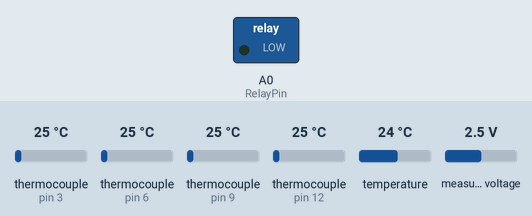
Recording of a sketch running on a simulated Arduino Uno, built with avr-gcc and run on an emulated ATmega328P. Parts: switched loads named in the sketch (green lamp = pin HIGH). Inputs (shaded band) come from the test bench; at power-on: thermocouple (sensors on pin 3, pin 6, pin 9, pin 12) 25 °C, temperature 24 °C, measured voltage 2.5 V. What the sketch prints to the serial monitor is not drawn.

Above: at 1.1 s.
At 126.5 s:
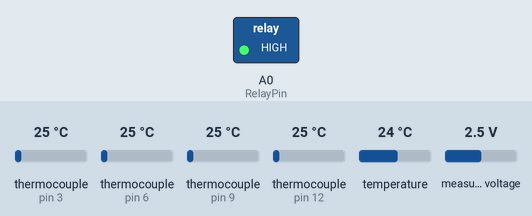
Timing chart, 0 to 128.0 s (numbered marks = the images above):
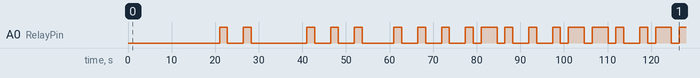

Measured:
- by itself, A0 (RelayPin): LOW → HIGH at 21.0 s, → LOW 1.8 s later, → HIGH 3.6 s later, → LOW 1.8 s later, … (37 changes in this stretch)

The sketch:

ThermocoupleTest.ino
```cpp
#include <SPI.h>
#include "Adafruit_MAX31855.h"
#include <Wire.h>
#include <Adafruit_ADS1015.h>
#include <PID_v1.h>

#define RelayPin A0 //SSR input


//Define Variables
double Input, Output;
double Setpoint = 100; //Subject to change

//Specify the links and initial tuning parameters
PID myPID(&Input,  &Output, &Setpoint, 2, 5, 1, DIRECT);

int WindowSize = 5000; //5 seconds
unsigned long windowStartTime;


// Create thermocouple instances
#define MAX1DO   4
#define MAX1CS   3
#define MAX1CLK  2

#define MAX2DO   7
#define MAX2CS   6
#define MAX2CLK  5

#define MAX3DO   10
#define MAX3CS   9
#define MAX3CLK  8

#define MAX4DO   13
#define MAX4CS   12
#define MAX4CLK  11


// initialize the Thermocouples
Adafruit_MAX31855 thermocouple1(MAX1CLK, MAX1CS, MAX1DO);
Adafruit_MAX31855 thermocouple2(MAX2CLK, MAX2CS, MAX2DO);
Adafruit_MAX31855 thermocouple3(MAX3CLK, MAX3CS, MAX3DO);
Adafruit_MAX31855 thermocouple4(MAX4CLK, MAX4CS, MAX4DO);

Adafruit_ADS1115 ads(0x48);

float Voltage = 0.0;

int thermistor_25 = 10000;

float refCurrent = 0.0001;

void setup() {
  Serial.begin(9600);

  ads.begin(); //16-bit ADC

  while (!Serial) delay(1);

  Serial.println("TEMPERATURE READINGS");
  // wait for MAX chip to stabilize
  delay(1000);

  //Solid State Relay
  pinMode(RelayPin, OUTPUT);

  windowStartTime = millis();

  //initialize the variables we're linked to

  //tell the PID to range between 0 and the full window size
  myPID.SetOutputLimits(0, WindowSize);

  //turn the PID on
  myPID.SetMode(AUTOMATIC);
}

void loop() {

  int16_t adc0; // we read from the ADC, we have a sixteen bit integer as a result

  adc0 = ads.readADC_SingleEnded(0); // Read ADC value from ADS1115

  Voltage = adc0 * (5.0 / 65535); // Replace 5.0 with whatever the actual Vcc of your Arduino is

  float resistance = (Voltage / refCurrent); // Using Ohm's Law to calculate resistance of thermistor

   // basic readout test, just print the current temp
   Serial.print("\nInternal Temp 1= ");
   Serial.println(thermocouple1.readInternal(), " \n");
   Serial.print("Internal Temp 2= ");
   Serial.println(thermocouple2.readInternal(), " \n");
   Serial.print("Internal Temp 3= ");
   Serial.println(thermocouple3.readInternal(), " \n");
   Serial.print("Internal Temp 4= ");
   Serial.println(thermocouple4.readInternal(), " \n");

   double c1 = thermocouple1.readCelsius();
   if (isnan(c1)) {
     Serial.println("Something wrong with thermocouple!");
   } else {
     Serial.print("C1 = ");
     Serial.println(c1);
     Serial.print("AIN0 1:  "); // Print ADC value to Serial Monitor
     Serial.print( adc0);
   }

   double c2 = thermocouple2.readCelsius();
   if (isnan(c2)) {
     Serial.println("Something wrong with thermocouple!");
   } else {
     Serial.print("\n C2 = ");
     Serial.println(c2);
     Serial.print("AIN0 2: ");
     Serial.print(adc0);
   }

   double c3 = thermocouple3.readCelsius();
   if (isnan(c3)) {
     Serial.println("Something wrong with thermocouple!");
   } else {
     Serial.print("\n C3 = ");
     Serial.println(c3);
     Serial.print("AIN0 3: ");
     Serial.print(adc0);
   }

    double c4 = thermocouple4.readCelsius();
   if (isnan(c4)) {
     Serial.println("Something wrong with thermocouple!");
   } else {
     Serial.print("\n C4 = ");
     Serial.println(c4);
     Serial.print("AIN0 4: ");
     Serial.print(adc0);
   }


   delay(1000);


   //SSR

  Input = (c1+c2+c3+c4)/4; //Finds the average temperature from all four thermocouples
                           //Adjust precision estimates for marginally increased uncertainty
  myPID.Compute();


  //turn the output pin on/off based on pid output

  unsigned long now = millis();
  if (now - windowStartTime > WindowSize)
  { //time to shift the Relay Window
    windowStartTime += WindowSize;
  }
  if (Output > now - windowStartTime)
  {
    digitalWrite(RelayPin, HIGH);
    Serial.print("\n ON");
  }
  else
  {
    digitalWrite(RelayPin, LOW);
    Serial.print("\n OFF");
  }

}
```
